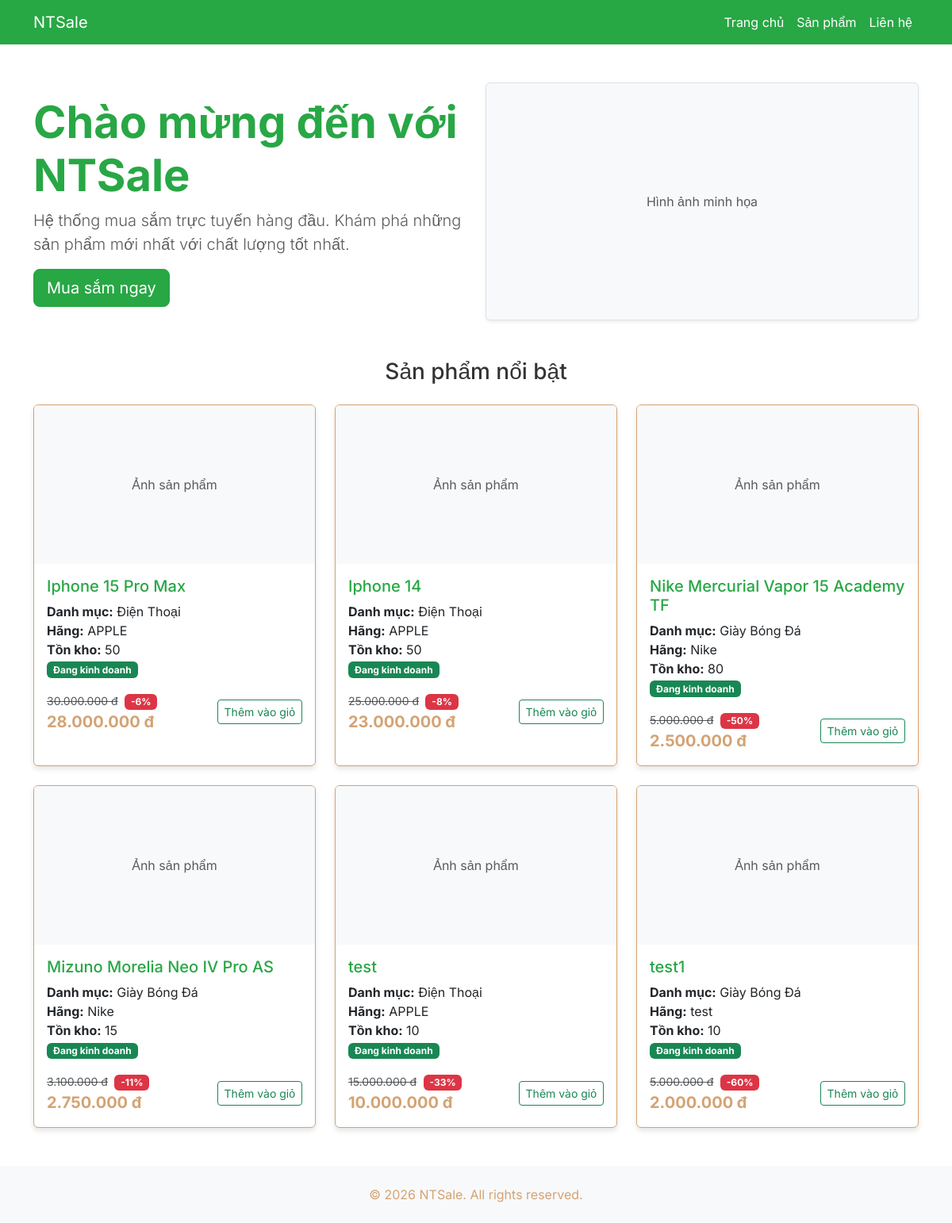
The page / on the database its author committed.
### shop/models.py (models this page shows, shortened)
class Products(models.Model):
    ProductID = models.AutoField(primary_key=True)
    ProductName = models.CharField(max_length=255)
    Supplier = models.ForeignKey(Suppliers, on_delete=models.CASCADE)
    Category = models.ForeignKey(Categories, on_delete=models.CASCADE)
    QuantityPerUnit = models.CharField(max_length=255, null=True, blank=True)
    OldPrice = models.DecimalField(max_digits=10, decimal_places=2, null=True, blank=True)
    UnitPrice = models.DecimalField(max_digits=10, decimal_places=2, null=True, blank=True)
    UnitsInStock = models.IntegerField(null=True, blank=True, default=0)
    UnitsOnOrder = models.IntegerField(null=True, blank=True, default=0)
    ReorderLevel = models.IntegerField(null=True, blank=True, default=0)
    Discontinued = models.BooleanField(default=False)
    @property
    def discount_percentage(self):
        if self.OldPrice and self.UnitPrice and self.OldPrice > self.UnitPrice:
            return int(((self.OldPrice - self.UnitPrice) / self.OldPrice) * 100)
        return 0

class Categories(models.Model):
    CategoryID = models.AutoField(primary_key=True)
    CategoryName = models.CharField(max_length=255)
    Description = models.TextField(null=True, blank=True)
    Picture = models.BinaryField(null=True, blank=True)

class Suppliers(models.Model):
    SupplierID = models.AutoField(primary_key=True)
    CompanyName = models.CharField(max_length=255)
    ContactName = models.CharField(max_length=255, null=True, blank=True)
    ContactTitle = models.CharField(max_length=255, null=True, blank=True)
    Address = models.CharField(max_length=255, null=True, blank=True)
    City = models.CharField(max_length=255, null=True, blank=True)
    Region = models.CharField(max_length=255, null=True, blank=True)
    PostalCode = models.CharField(max_length=50, null=True, blank=True)
    Country = models.CharField(max_length=255, null=True, blank=True)
    Phone = models.CharField(max_length=50, null=True, blank=True)
    Fax = models.CharField(max_length=50, null=True, blank=True)
    HomePage = models.CharField(max_length=255, null=True, blank=True)

### shop/views.py (the view)
# urls.py: path('', views.index, name='index'),
def index(request):
    products = Products.objects.all()
    return render(request, 'shop/index.html', {'products': products})

### shop/templatetags/custom_filters.py (called while the page is built)
@register.filter
def currency_vn(value):
    try:
        if value is None:
            return ""
        formatted = "{:,.0f}".format(float(value))
        return formatted.replace(',', '.') + ' đ'
    except (ValueError, TypeError):
        return value

### templates/shop/index.html (shortened to what this page needs)
{% extends 'base.html' %}
{% load custom_filters %}
{% block content %}
<div class="row align-items-center mb-5">
    <div class="col-lg-6">
        <h1 class="display-4 fw-bold text-primary-custom">Chào mừng đến với NTSale</h1>
        <p class="lead text-muted">Hệ thống mua sắm trực tuyến hàng đầu. Khám phá những sản phẩm mới nhất với chất lượng tốt nhất.</p>
        <a href="#" class="btn btn-primary-custom btn-lg">Mua sắm ngay</a>
    </div>
    <div class="col-lg-6">
        <div class="bg-light rounded p-5 text-center shadow-sm border" style="height: 300px; display: flex; align-items: center; justify-content: center;">
            <span class="text-muted">Hình ảnh minh họa</span>
        </div>
    </div>
</div>
<h2 class="h3 mb-4 text-center">Sản phẩm nổi bật</h2>
<div class="row g-4">
    {% for product in products %}
    <div class="col-md-4">
        <div class="card card-custom h-100">
            <div class="card-img-top bg-light" style="height: 200px; display: flex; align-items: center; justify-content: center;">
                <span class="text-muted">Ảnh sản phẩm</span>
            </div>
            <div class="card-body">
                <h5 class="card-title text-primary-custom">{{ product.ProductName }}</h5>
                <p class="card-text">
                    <strong>Danh mục:</strong> {{ product.Category.CategoryName }}<br>
                    <strong>Hãng:</strong> {{ product.Supplier.CompanyName }}<br>
                    <strong>Tồn kho:</strong> {{ product.UnitsInStock }}<br>
                    {% if product.Discontinued %}
                        <span class="badge bg-danger">Ngưng kinh doanh</span>
                    {% else %}
                        <span class="badge bg-success">Đang kinh doanh</span>
                    {% endif %}
                </p>
                <div class="d-flex justify-content-between align-items-center">
                    <div>
                        {% if product.OldPrice and product.discount_percentage > 0 %}
                            <small class="text-muted text-decoration-line-through">{{ product.OldPrice|currency_vn }}</small>
                            <span class="badge bg-danger ms-1">-{{ product.discount_percentage }}%</span>
                            <br>
                        {% endif %}
                        <span class="fw-bold fs-5 text-secondary-custom">
                            {% if product.UnitPrice %}{{ product.UnitPrice|currency_vn }}{% else %}Liên hệ{% endif %}
                        </span>
                    </div>
                    <a href="#" class="btn btn-outline-success btn-sm {% if product.Discontinued %}disabled{% endif %}">Thêm vào giỏ</a>
                </div>
            </div>
        </div>
    </div>
    {% empty %}
    <div class="col-12 text-center text-muted border p-5 bg-light rounded">
        Vui lòng truy cập trang Quản Trị (/admin) để thêm các Sản phẩm đầu tiên vào cơ sở dữ liệu!
    </div>
    {% endfor %}
</div>
{% endblock %}

### templates/base.html (shortened to what this page needs)
<!DOCTYPE html>
<html lang="vi">
<head>
    <link href="https://cdn.jsdelivr.net/npm/bootstrap@5.3.0/dist/css/bootstrap.min.css" rel="stylesheet">
    {% load static %}
    <link rel="stylesheet" href="{% static 'css/style.css' %}">
</head>
<body>
    <nav class="navbar navbar-expand-lg navbar-custom">
        <div class="container">
            <a class="navbar-brand" href="#">NTSale</a>
            <div class="collapse navbar-collapse" id="navbarNav">
                <ul class="navbar-nav ms-auto">
                    <li class="nav-item">
                        <a class="nav-link" href="#">Trang chủ</a>
                    </li>
                    <li class="nav-item">
                        <a class="nav-link" href="#">Sản phẩm</a>
                    </li>
                    <li class="nav-item">
                        <a class="nav-link" href="#">Liên hệ</a>
                    </li>
                </ul>
            </div>
        </div>
    </nav>
    <main class="container my-5">
        {% block content %}
        {% endblock content %}
    </main>
    <footer class="text-center py-4 text-secondary-custom" style="background-color: #f8f9fa;">
        <div class="container">
            <p class="mb-0">&copy; 2026 NTSale. All rights reserved.</p>
        </div>
    </footer>
</body>
</html>

### static/css/style.css (style rules this page uses)
:root { --primary-color: #28a745; --secondary-color: #d4a373; --background-color: #ffffff; --text-color: #333333; }
body { background-color: var(--background-color); color: var(--text-color); font-family: 'Inter', sans-serif; }
.navbar-custom { background-color: var(--primary-color) !important; }
.navbar-custom .navbar-brand, .navbar-custom .nav-link { color: var(--background-color) !important; }
.btn-primary-custom { background-color: var(--primary-color); border-color: var(--primary-color); color: var(--background-color); }
.card-custom { border: 1px solid var(--secondary-color); box-shadow: 0 4px 6px rgba(0, 0, 0, 0.1); transition: transform 0.2s, box-shadow 0.2s; }
.text-primary-custom { color: var(--primary-color) !important; }
.text-secondary-custom { color: var(--secondary-color) !important; }

### rows shown on the page
Products: ProductName "Iphone 15 Pro Max", Category.CategoryName "Điện Thoại", Supplier.CompanyName "APPLE", UnitsInStock "50", Discontinued "Đang kinh doanh", OldPrice "30.000.000 đ", discount_percentage "6", UnitPrice "28.000.000 đ"
Products: ProductName "Iphone 14", Category.CategoryName "Điện Thoại", Supplier.CompanyName "APPLE", UnitsInStock "50", Discontinued "Đang kinh doanh", OldPrice "25.000.000 đ", discount_percentage "8", UnitPrice "23.000.000 đ"
Products: ProductName "Nike Mercurial Vapor 15 Academy TF", Category.CategoryName "Giày Bóng Đá", Supplier.CompanyName "Nike", UnitsInStock "80", Discontinued "Đang kinh doanh", OldPrice "5.000.000 đ", discount_percentage "50", UnitPrice "2.500.000 đ"
Products: ProductName "Mizuno Morelia Neo IV Pro AS", Category.CategoryName "Giày Bóng Đá", Supplier.CompanyName "Nike", UnitsInStock "15", Discontinued "Đang kinh doanh", OldPrice "3.100.000 đ", discount_percentage "11", UnitPrice "2.750.000 đ"
Products: ProductName "test", Category.CategoryName "Điện Thoại", Supplier.CompanyName "APPLE", UnitsInStock "10", Discontinued "Đang kinh doanh", OldPrice "15.000.000 đ", discount_percentage "33", UnitPrice "10.000.000 đ"
Products: ProductName "test1", Category.CategoryName "Giày Bóng Đá", Supplier.CompanyName "test", UnitsInStock "10", Discontinued "Đang kinh doanh", OldPrice "5.000.000 đ", discount_percentage "60", UnitPrice "2.000.000 đ"
